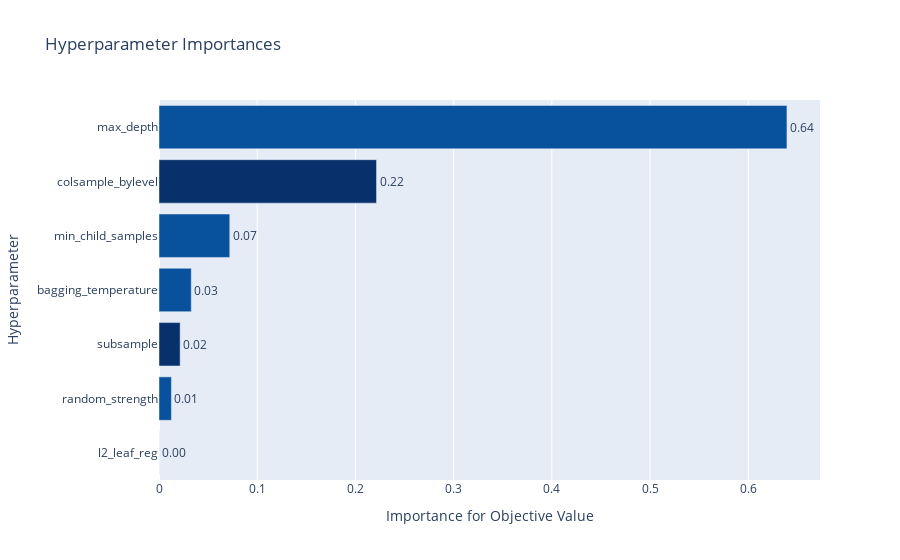

This figure's notebook cell:
### Code cell
optuna.visualization.plot_param_importances(cb_study)

### Figure 1 — Plotly figure (JSON) as saved in the notebook; plotly's stock layout.template omitted (floating-point values rounded to 4 significant figures)
{"data": [{"cliponaxis": false, "hovertemplate": ["l2_leaf_reg (LogUniformDistribution): 5.1664059851074196e-05<extra></extra>", "random_strength (IntUniformDistribution): 0.012649861560568212<extra></extra>", "subsample (DiscreteUniformDistribution): 0.021512032207609645<extra></extra>", "bagging_temperature (IntUniformDistribution): 0.0328624782661545<extra></extra>", "min_child_samples (IntUniformDistribution): 0.07204796178720219<extra></extra>", "colsample_bylevel (LogUniformDistribution): 0.22148570137577409<extra></extra>", "max_depth (IntUniformDistribution): 0.6393903007428402<extra></extra>"], "marker": {"color": ["rgb(8,48,107)", "rgb(8,81,156)", "rgb(8,48,107)", "rgb(8,81,156)", "rgb(8,81,156)", "rgb(8,48,107)", "rgb(8,81,156)"]}, "orientation": "h", "text": ["5.1664059851074196e-05", "0.012649861560568212", "0.021512032207609645", "0.0328624782661545", "0.07204796178720219", "0.22148570137577409", "0.6393903007428402"], "textposition": "outside", "texttemplate": "%{text:.2f}", "type": "bar", "x": [5.166e-05, 0.01265, 0.02151, 0.03286, 0.07205, 0.2215, 0.6394], "y": ["l2_leaf_reg", "random_strength", "subsample", "bagging_temperature", "min_child_samples", "colsample_bylevel", "max_depth"]}], "layout": {"showlegend": false, "title": {"text": "Hyperparameter Importances"}, "xaxis": {"title": {"text": "Importance for Objective Value"}}, "yaxis": {"title": {"text": "Hyperparameter"}}}}
